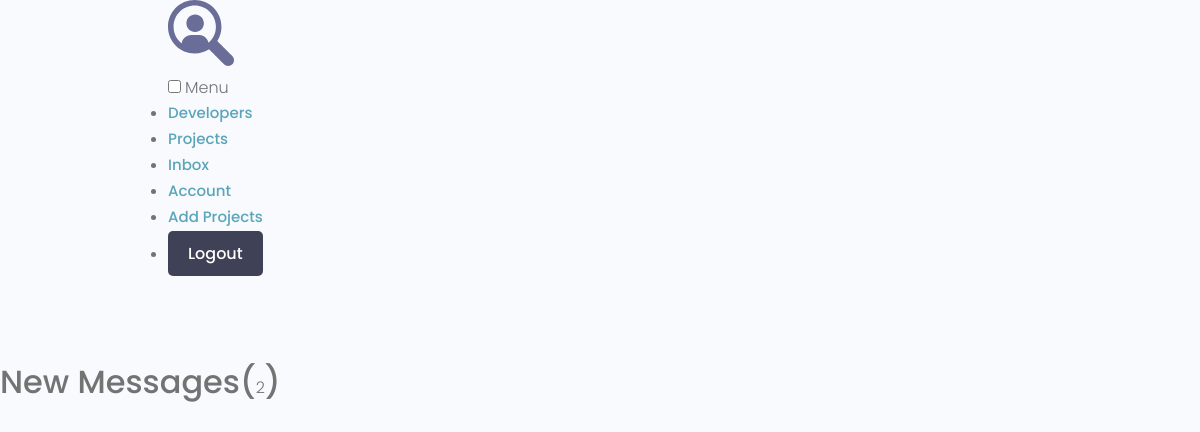
Page /inbox/ (signed in) on the earlier database version.
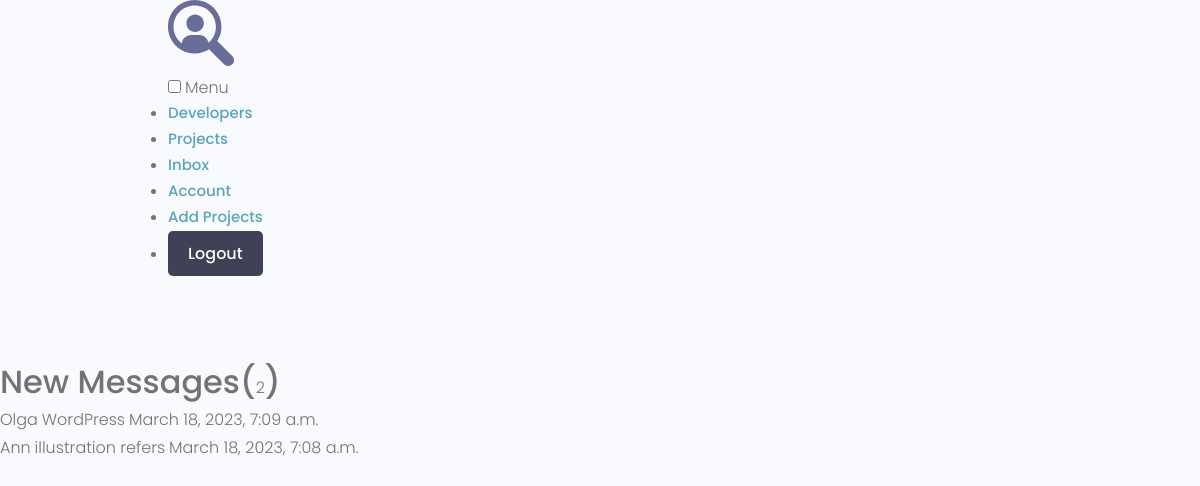
Same page on the later database version.
### users/models.py (models this page shows, shortened)
class Message(models.Model):
    sender = models.ForeignKey(Profile, on_delete=models.SET_NULL, null=True, blank=True)
    recipient = models.ForeignKey(Profile, on_delete=models.SET_NULL, null=True, blank=True, related_name='messages')
    name = models.CharField(max_length=200, null=True, blank=True)
    email = models.EmailField(max_length=200, null=True, blank=True)
    subject = models.CharField(max_length=200, null=True, blank=True)
    body = models.TextField()
    is_read = models.BooleanField(default=False, null=True)
    created = models.DateTimeField(auto_now_add=True)
    class Meta:
        ordering = ['is_read', '-created']

### users/views.py (the view)
# urls.py: path('inbox/', views.inbox, name="inbox"),
@login_required(login_url='login')
def inbox(request):
    profile = request.user.profile
    message_requests = profile.messages.all()
    unread_count = message_requests.filter(is_read=False).count()
    context = {'message_requests': message_requests, 'unread_count': unread_count}
    return render(request, 'users/inbox.html', context)

### users/templates/users/inbox.html
{% extends 'projects/base.html' %}
{% block content %}
  <main class="inbox my-xl">
    <div class="content-box">
      <h3 class="inbox__title">New Messages(<span>2</span>)</h3>
      <ul class="messages">
        {% for message in message_requests %}
        {% if message.is_read == False %}
        <li class="message message--unread">
        {% else %}
        <li class="message">
        {% endif %}
          <a href="{% url 'message' message.id %}">
            <span class="message__author">{{ message.name }}</span>
            <span class="message__subject">{{ message.subject }}</span>
            <span class="message__date">{{ message.created }}</span>
          </a>
        </li>
        {% endfor %}
      </ul>
    </div>
  </main>
{% endblock %}

Differences in the rows shown:
added Message: name "Olga", subject "WordPress", created "March 18, 2023, 7:09 a.m."
added Message: name "Ann", subject "illustration refers", created "March 18, 2023, 7:08 a.m."
